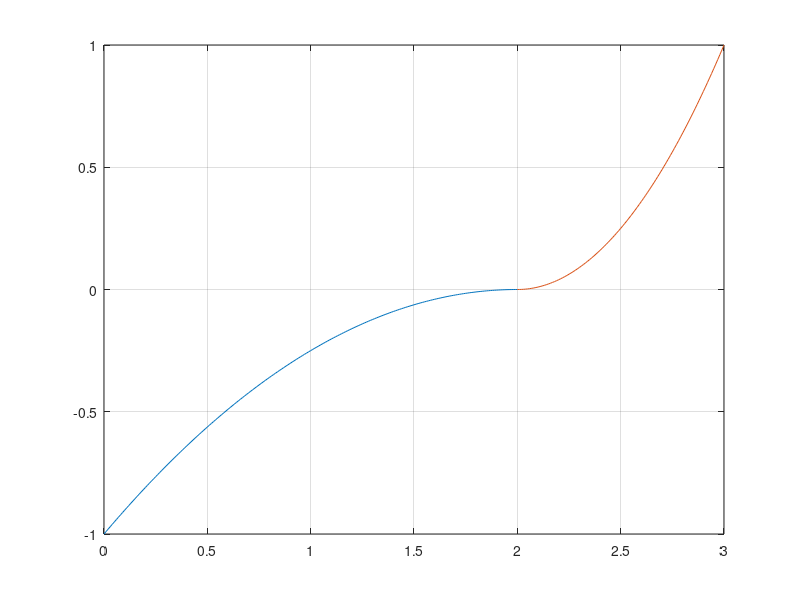

Source code (MATLAB):

amp = 1;
range = 3;
desired = 2;
x1 = 0:0.01:desired;
x2 = desired:0.01:range;

y1 = -((x1-desired).^2);
 y1 = y1*(amp/abs(min(y1)));

y2 = ((x2-desired).^2);
 y2 = y2*(amp/abs(max(y2)));


figure;
plot(x1,y1);
hold on;
 plot(x2,y2);
hold off;
grid on;

